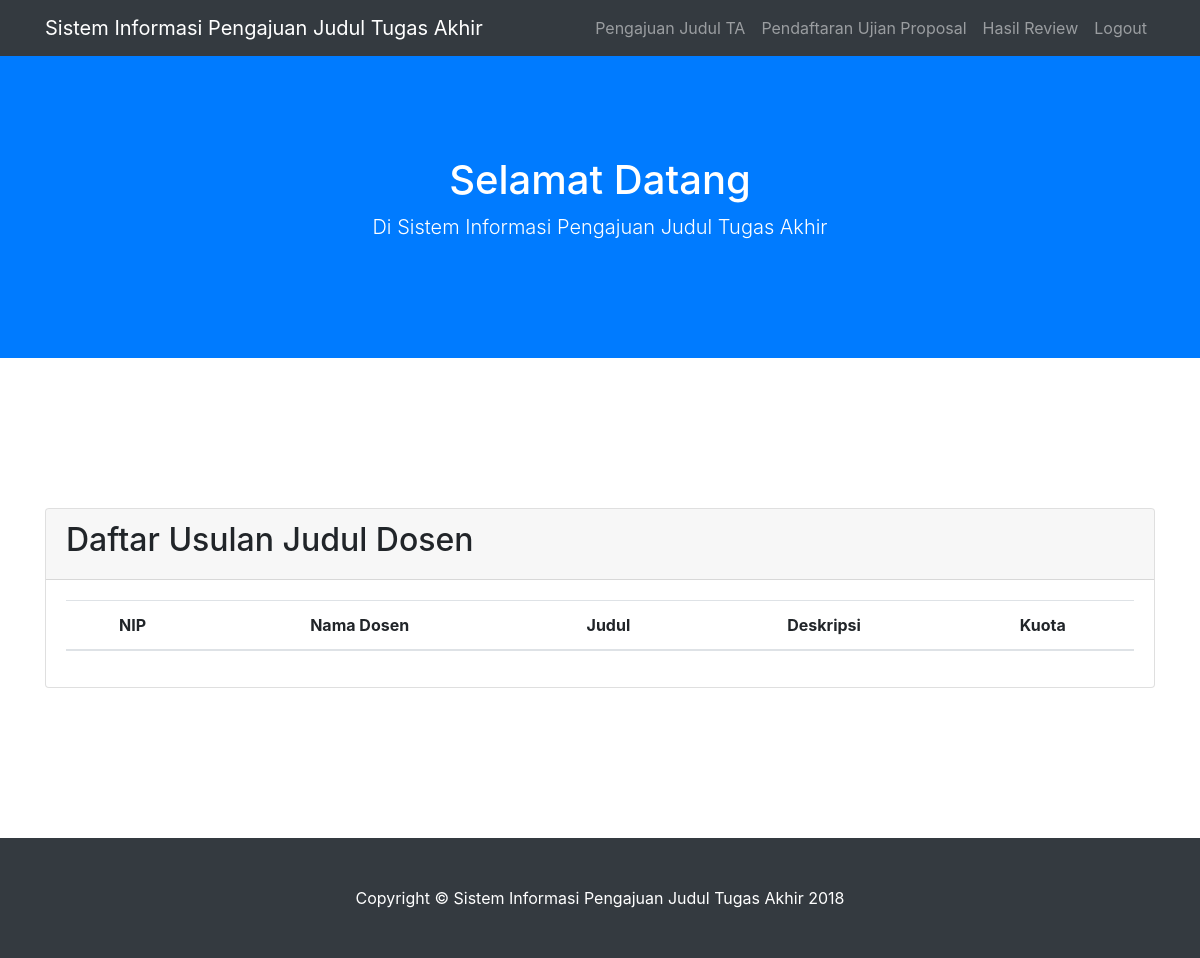
Before: /index.php/welcomemhs with the older database file.
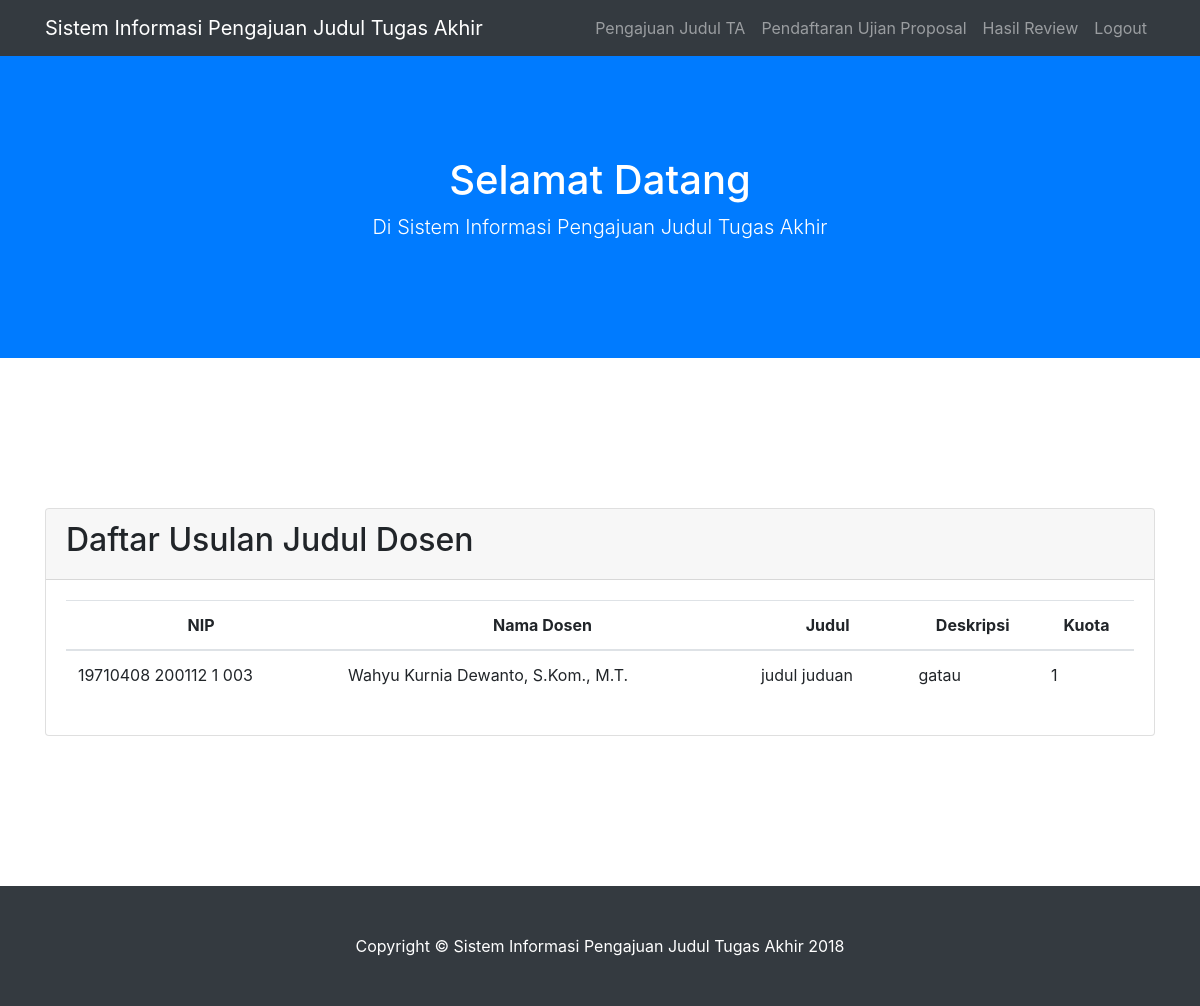
After: the same page with the newer database file.
### tables this page shows
CREATE TABLE `usulan_judul_dosen` (
  `id_judul_dosen` int(11) NOT NULL,
  `nip` varchar(30) NOT NULL,
  `judul_dosen` varchar(100) NOT NULL,
  `deskripsi` text NOT NULL,
  `kuota` int(10) NOT NULL
);

CREATE TABLE `data_dosen` (
  `nip` varchar(30) NOT NULL,
  `nama_dosen` char(100) NOT NULL,
  `hak_akses` enum('1','2','3') NOT NULL,
  `password` varchar(15) NOT NULL,
  `prodi` char(3) NOT NULL,
  `no_hp` varchar(50) NOT NULL
);

### application/controllers/Welcomemhs.php (called while the page is built, shortened)
<?php
class Welcomemhs extends CI_Controller {
	function __construct(){
		$this->load->model('loginmhs_model');
	}
	public function index(){
		$cek=$this->loginmhs_model->listjuduldosen();
		$data = array(
			'success' => $this->session->flashdata('success'),
			'error' => $this->session->flashdata('error'),
			'cek' => $cek
		);
		$this->load->view('headermhs');
		$this->load->view('home', $data);
		$this->load->view('footer');
	}
  }

### index.php (called while the page is built, shortened)
<?php
require_once BASEPATH.'core/CodeIgniter.php';

### application/models/Loginmhs_model.php (called while the page is built, shortened)
<?php
class Loginmhs_model extends CI_Model {
	function listjuduldosen(){
		$this->db->select('usulan_judul_dosen.nip, data_dosen.nama_dosen, usulan_judul_dosen.judul_dosen, usulan_judul_dosen.deskripsi, usulan_judul_dosen.kuota');
		$this->db->from('usulan_judul_dosen');
		$this->db->join('data_dosen', 'data_dosen.nip=usulan_judul_dosen.nip');
		$data = $this->db->get();
    	return $data->result();
	}
		 }

### application/views/home.php (the view)
   <header class="bg-primary text-white">
      <div class="container text-center">
        <h1>Selamat Datang </h1>
        <p class="lead">Di Sistem Informasi Pengajuan Judul Tugas Akhir</p>
      </div>
    </header>
    <section id="home">
<div class="container">
        <div class="row">
          <div class="col-lg-12 mx-auto">
            <form action="" method="post">
              <div class="card">
              <div class="card-header">
                <h2>Daftar Usulan Judul Dosen</h2>
              </div>
              <div class="card-body p-6">
                <table class="table">
              <thead align="center">
              <tr>
                <th scope="col">NIP</th>
                <th scope="col">Nama Dosen</th>
                <th scope="col">Judul</th>
                <th scope="col">Deskripsi</th>
                <th scope="col">Kuota</th>
              </tr>
            </thead>
            <tbody>
              <?php
              foreach ($cek as $data) { ?>
<tr>
  <td><?php echo $data->nip; ?></td>
  <td><?php echo $data->nama_dosen; ?></td>
  <td><?php echo $data->judul_dosen; ?></td>
  <td><?php echo $data->deskripsi; ?></td>
  <td><?php echo $data->kuota; ?></td>
</tr>
              <?php }
              ?>
            </tbody>
          </table>
        </div>
      </div>
    </section>

Changed rows visible on the page:
added usulan_judul_dosen: nip "19710408 200112 1 003", nip.nama_dosen "Wahyu Kurnia Dewanto, S.Kom., M.T.", judul_dosen "judul juduan", deskripsi "gatau", kuota "1"
